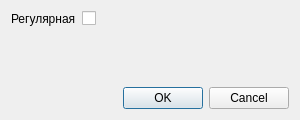
<?xml version="1.0" encoding="UTF-8"?>
<ui version="4.0">
 <class>CategoryPropertiesWindow</class>
 <widget class="QDialog" name="CategoryPropertiesWindow">
  <property name="geometry">
   <rect>
    <x>0</x>
    <y>0</y>
    <width>300</width>
    <height>120</height>
   </rect>
  </property>
  <property name="windowTitle">
   <string>Dialog</string>
  </property>
  <property name="windowIcon">
   <iconset resource="../../resources/resources.qrc">
    <normaloff>:/logo_white.png</normaloff>:/logo_white.png</iconset>
  </property>
  <layout class="QVBoxLayout" name="verticalLayout">
   <item>
    <layout class="QFormLayout" name="formLayout">
     <item row="0" column="0">
      <widget class="QLabel" name="regularLabel">
       <property name="text">
        <string>Регулярная</string>
       </property>
      </widget>
     </item>
     <item row="0" column="1">
      <widget class="QCheckBox" name="regularCheck">
       <property name="text">
        <string/>
       </property>
      </widget>
     </item>
    </layout>
   </item>
   <item>
    <widget class="QDialogButtonBox" name="buttonBox">
     <property name="orientation">
      <enum>Qt::Horizontal</enum>
     </property>
     <property name="standardButtons">
      <set>QDialogButtonBox::Cancel|QDialogButtonBox::Ok</set>
     </property>
    </widget>
   </item>
  </layout>
 </widget>
 <resources>
  <include location="../../resources/resources.qrc"/>
 </resources>
 <connections>
  <connection>
   <sender>buttonBox</sender>
   <signal>accepted()</signal>
   <receiver>CategoryPropertiesWindow</receiver>
   <slot>accept()</slot>
   <hints>
    <hint type="sourcelabel">
     <x>248</x>
     <y>254</y>
    </hint>
    <hint type="destinationlabel">
     <x>157</x>
     <y>274</y>
    </hint>
   </hints>
  </connection>
  <connection>
   <sender>buttonBox</sender>
   <signal>rejected()</signal>
   <receiver>CategoryPropertiesWindow</receiver>
   <slot>reject()</slot>
   <hints>
    <hint type="sourcelabel">
     <x>316</x>
     <y>260</y>
    </hint>
    <hint type="destinationlabel">
     <x>286</x>
     <y>274</y>
    </hint>
   </hints>
  </connection>
 </connections>
</ui>
